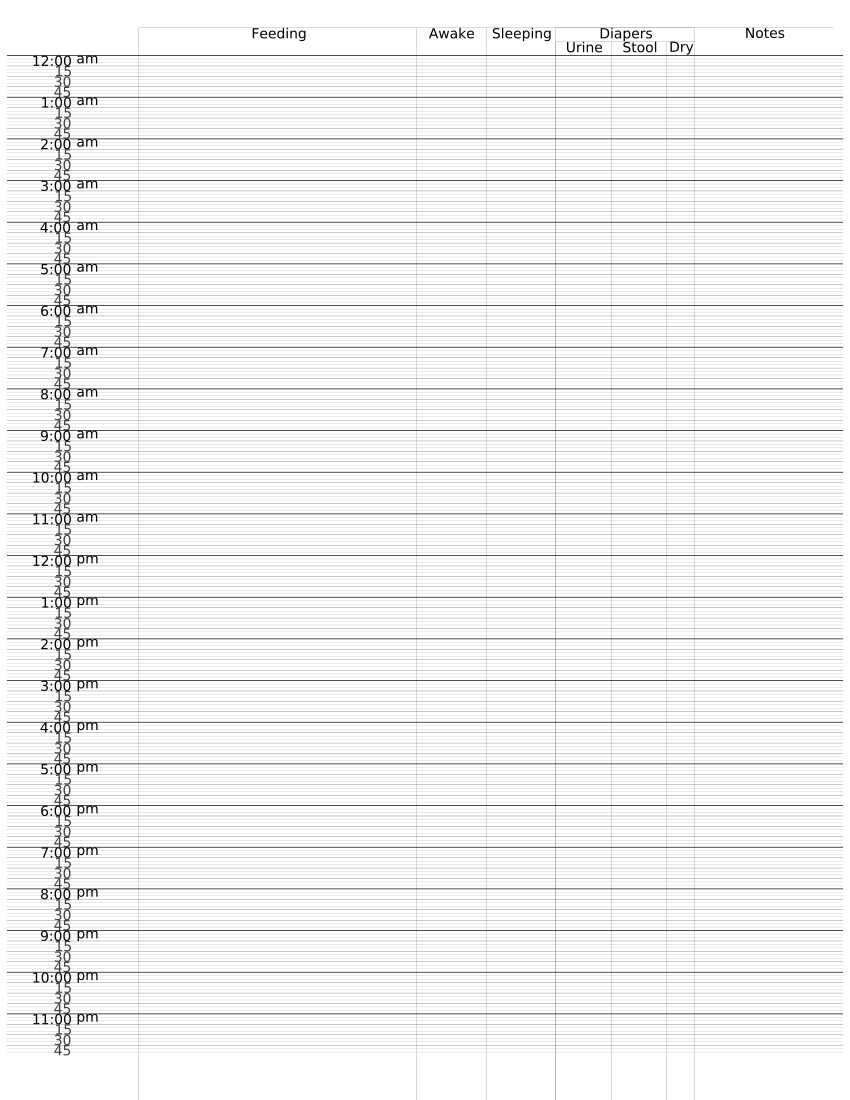

Python code for this plot:
#   Copyright 2011 David Malcolm <dmalcolm@redhat.com>
#
#   This is free software: you can redistribute it and/or modify it
#   under the terms of the GNU General Public License as published by
#   the Free Software Foundation, either version 3 of the License, or
#   (at your option) any later version.
#
#   This program is distributed in the hope that it will be useful, but
#   WITHOUT ANY WARRANTY; without even the implied warranty of
#   MERCHANTABILITY or FITNESS FOR A PARTICULAR PURPOSE.  See the GNU
#   General Public License for more details.
#
#   You should have received a copy of the GNU General Public License
#   along with this program.  If not, see
#   <http://www.gnu.org/licenses/>.

from collections import namedtuple

# Text rendering:

def show_text_NE(ctx, text, x, y):
    #fe = ctx.font_extents()
    #ctx.set_source_rgb(0, 0, 0)
    te = ctx.text_extents(text)
    ctx.move_to(x - te[2], y - te[1])
    ctx.show_text(text)

def show_text_N(ctx, text, x, y):
    te = ctx.text_extents(text)
    ctx.move_to(x - te[2]/2, y - te[1])
    ctx.show_text(text)

def show_text_NW(ctx, text, x, y):
    #fe = ctx.font_extents()
    #print(fe)
    te = ctx.text_extents(text)
    ctx.move_to(x, y - te[1])
    ctx.show_text(text)

def show_text_S(ctx, text, x, y):
    te = ctx.text_extents(text)
    ctx.move_to(x - te[2]/2, y)
    ctx.show_text(text)

class Coord(namedtuple('Coord', ('x', 'y'))):
    pass

class Time(namedtuple('Time', ('hour', 'minute', 'hoursinday'))):
    def __str__(self):
        return '%s:%02i %s' % (self.hour12(), self.minute, self.ampm())

    def apparent_hour(self):
        if self.hoursinday == 23:
            # Make clock go forward an hour at 2am:
            if self.hour >= 2:
                return self.hour + 1
        if self.hoursinday == 25:
            # Make clock go back an hour at 2am:
            if self.hour > 2:
                return self.hour - 1
        return self.hour

    def hour12(self):
        h = self.apparent_hour()
        if h >= 12:
            h -= 12
        if h == 0:
            h = 12
        return h

    def ampm(self):
        if self.is_pm():
            return 'pm'
        else:
            if self.hoursinday == 23:
                # Indicate TZ changeover at 2am:
                if self.hour == 1:
                    return 'am EST'
                if self.hour == 2:
                    return 'am EDT'
            if self.hoursinday == 25:
                # Indicate TZ changeover at 2am:
                if self.hour == 2:
                    return 'am EDT'
                if self.hour == 3:
                    return 'am EST'
            return 'am'

    def is_pm(self):
        if self.apparent_hour() < 12:
            return False
        else:
            return True

    def get_minute_within_day(self):
        return self.hour * 60 + self.minute

class Column(namedtuple('Column',
                        ('name', 'startx', 'endx', 'subcolumns'))):
    def centre_x(self):
        return (self.endx + self.startx)/2

class Layout:
    def __init__(self, size):
        self.size = size

        #self.hoursinday = 23 # "spring forward"
        #self.hoursinday = 25 # "fall back"
        self.hoursinday = 24

        self.headingcolor = (0, 0, 0, 1)
        self.hourcolor = (0, 0, 0, 1)
        self.color15mins = (0, 0, 0, 0.75)
        self.color5mins = (0, 0, 0, 0.3)

        self.colheading_y = 20
        self.grid_tl = Coord(50, 40)

        colnames  = ['Feeding', 'Awake', 'Sleeping', 'Diapers', 'Notes']
        relcolwidths = (1.0, 0.5, 0.5, 2.0, 1.0)
        self.columns = []
        startx = 100
        colwidth = 100
        for i, (colname, relcolwidth) in enumerate(zip(colnames, relcolwidths)):
            width = colwidth * relcolwidth
            endx = startx + width

            if colname == 'Diapers':
                subcolumns = []
                substartx = startx
                for j, (subname, relcolwidth) in enumerate(zip(['Urine', 'Stool', 'Clean'],
                                                               [1.0, 1.0, 0.5])):
                    subwidth = width * relcolwidth / 2.5
                    subendx = substartx + subwidth
                    subcolumns.append(Column(subname,
                                             substartx,
                                             subendx,
                                             []))
                    substartx += subwidth
            else:
                subcolumns = []
            column = Column(colname, startx, endx, subcolumns)
            self.columns.append(column)
            startx += width

    def get_y_for_time(self, time):
        return self.grid_tl.y + (time.get_minute_within_day() * 0.50)

    def get_x_for_time(self):
        return self.grid_tl.x

    def get_x_for_column(self, idx):
        return 100 + (idx * 125)

    def render(self, ctx):
        layout._render_times(ctx)
        layout._render_columns(ctx, self.columns, 0)

    def _render_times(self, ctx):
        for hour in range(0, self.hoursinday):
            for minute in range(0, 60, 5):
                time = Time(hour, minute, self.hoursinday)
                x = self.get_x_for_time()
                y = self.get_y_for_time(time)

                if minute == 0: # and hour == 0:
                    ctx.set_line_width(0.5)
                    ctx.set_source_rgba(*self.hourcolor)
                elif minute % 15 == 0:
                    ctx.set_line_width(0.2)
                    ctx.set_source_rgba(*self.color15mins)
                else:
                    ctx.set_line_width(0.2)
                    ctx.set_source_rgba(*self.color5mins)

                # Draw text:
                if minute == 0:
                    # highlight the hour
                    show_text_NE(ctx, '%s:00' % time.hour12(), x, y)
                    show_text_NW(ctx, time.ampm(), x + 5, y)
                elif minute % 15 == 0:
                    # otherwise just 15 minute intervals
                    show_text_NE(ctx, str(minute), x, y)

                # Draw lines:
                ctx.move_to(5, y)
                ctx.line_to(self.size.x-5, y)
                ctx.stroke()

    def _render_columns(self, ctx, columns, depth):
        heading_y = 20 + (10 * depth)
        if columns:
            ctx.set_source_rgba(*self.headingcolor)
            ctx.set_line_width(0.1)
            ctx.move_to(columns[0].startx, heading_y)
            ctx.line_to(columns[-1].endx, heading_y)
            ctx.stroke()

        for column in columns:
            ctx.set_source_rgba(*self.headingcolor)
            show_text_N(ctx, column.name, column.centre_x(), heading_y)

            x = column.startx
            ctx.set_line_width(0.1)
            ctx.move_to(x, heading_y)
            ctx.line_to(x, self.size.y)
            ctx.stroke()

            if column.subcolumns:
                ctx.move_to(column.startx, heading_y)
                ctx.line_to(column.endx, heading_y)
                ctx.stroke()

            self._render_columns(ctx, column.subcolumns, depth + 1)

def inch_to_point(inch):
    return inch * 72.0

uslettersize_inches = Coord(8.5, 11)
uslettersize_points = Coord(*tuple(inch_to_point(inch) for inch in uslettersize_inches))
pagesize_points = uslettersize_points

# print(pagesize_points)

import cairo
surf = cairo.PDFSurface('poop.pdf',
                        pagesize_points[0],
                        pagesize_points[1])
ctx = cairo.Context(surf)

# Fill with white:
ctx.set_source_rgb(1, 1, 1)
ctx.paint()

layout = Layout(pagesize_points)
layout.render(ctx)
surf.finish()
